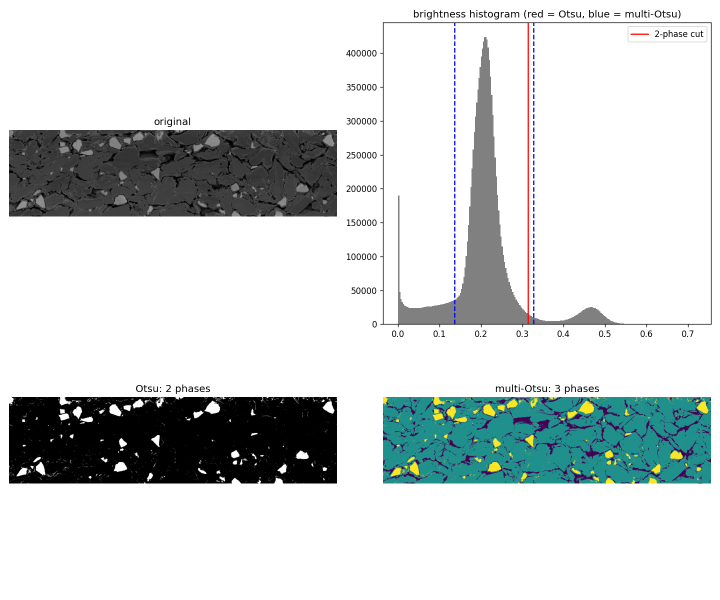
#> input picture OtsuComparision/img_3806gxp0_BSE_otsu.png, 1440 x 1200 px (shown at 1/2 size); its folder holds only this picture in this run
$ python -i common.py   (imports and definitions only)
#> lines starting #> are read from the running program, lines starting #| are printed output that depends on the picture; after the words box and inside, x2 and y2 are one past the last pixel; in counts of white or black regions, pixels touching at a corner belong together
"""Shared constants, IO, label generation and features for model_retrain.

Labels are produced by the SAME 3-class multi-Otsu segmentation as qc_real.py
(the team's existing rule-based pipeline). Accuracy of the learned model
therefore measures AGREEMENT WITH multi-Otsu + morphology cleanup, not
correctness against a human-labelled ground truth. This is stated
prominently in every output.

Assumption (carried from earlier tasks): bright BSE particles are ASSUMED
silicon-based and the grey bulk is ASSUMED graphite, from image appearance
only.
"""
from __future__ import annotations

import json
import os
from pathlib import Path

import numpy as np
import tifffile
from skimage import filters, morphology

# ------------------------------------------------------------------ settings
SEED = 20241003
RNG_SEED = SEED
SIGMA = 1.5                 # smoothing before thresholding (qc_real.py)
MIN_BRIGHT_PX = 150         # bright specks below this are dropped (qc_real.py)
N_TEST_IMAGES_PER_BATCH = {"Batch_1": 2, "Batch_2": 2, "Batch_3": 3}
N_FOLDS = 5
TRAIN_PX_PER_TILE = 30_000          # random pixel subsample for fitting
VAL_PX_PER_TILE = 50_000            # random pixel subsample for fold metrics
DETECTORS = ("BSE", "Inlens", "ETD")  # ETD falls back to SE when absent
CLASS_NAMES = ("pore", "bulk", "bright")
CLASS_IDS = (0, 1, 2)

DATA_ROOT = Path(__file__).resolve().parent.parent / "Hackathon-Polaron"
OUT_DIR = Path(__file__).resolve().parent
TILES_DIR = OUT_DIR / "tiles"
ART_DIR = OUT_DIR / "artifacts"
FIG_DIR = OUT_DIR / "figures"

BATCHES = ("Batch_1", "Batch_2", "Batch_3")
# outlier images from earlier tasks: kept in the data (per spec, tiles of an
# image stay together) but flagged everywhere they appear.
OUTLIER_IDS = {"4ih2ggld", "5n1q8atc"}


# ------------------------------------------------------------------ data IO
# [23 lines left out: functions list_locations, load_gray, not called in this run]


def normalize(img):
    """1st-99.5th percentile normalization to [0,1] (qc_real.py)."""
    lo, hi = np.percentile(img, [1, 99.5])
    return np.clip((img - lo) / (hi - lo + 1e-12), 0, 1).astype(np.float32)


# ------------------------------------------------------------------ labels
def segment_labels(gray):
    """Faithful copy of qc_real.py:segment() -> labels 0 pore, 1 bulk, 2 bright.

    Pore threshold = lower cut of 3-class multi-Otsu; bright = upper cut,
    opening disk r=2, remove objects < MIN_BRIGHT_PX. No pore cleaning in the
    label itself (same as qc_real.py). Identical settings for every image.
    """
    s = filters.gaussian(normalize(gray), sigma=SIGMA)
    t_dark, t_bright = filters.threshold_multiotsu(s, classes=3)
    bright = s > t_bright
    bright = morphology.binary_opening(bright, morphology.disk(2))
    bright = morphology.remove_small_objects(bright, MIN_BRIGHT_PX)
    labels = np.ones(s.shape, dtype=np.uint8)
    labels[s < t_dark] = 0
    labels[bright] = 2
    return labels


# ------------------------------------------------------------------ features
FEATURE_NAMES = (
    "bse",           # normalized raw grey
    "bse_s1_5",      # gaussian sigma=1.5 (the value the thresholds act on)
    "bse_s4",        # gaussian sigma=4
    "bse_s12",       # gaussian sigma=12 (local background level)
    "bse_rel",       # bse_s1_5 - bse_s12 (brightness relative to surroundings)
    "grad_s1_5",     # gradient magnitude of bse_s1_5 (edges)
    "std_r7",        # local std in radius-7 disk (texture)
    "std_r25",       # local std in radius-25 disk (larger-scale texture)
    "min_r15",       # local min radius-15 (dark-core indicator)
    "max_r15",       # local max radius-15 (bright-core indicator)
    "inl_s1_5",      # Inlens channel, smoothed (topographic contrast)
    "etd_s1_5",      # ETD/SE channel, smoothed (surface contrast)
)


# [139 lines left out: functions tile_features, make_splits, leakage_assert, per_class_metrics, majority_baseline, get_splits and 1 more, not called in this run]

>>> import cv2
>>> picture = cv2.imread('../OtsuComparision/img_3806gxp0_BSE_otsu.png', cv2.IMREAD_GRAYSCALE)
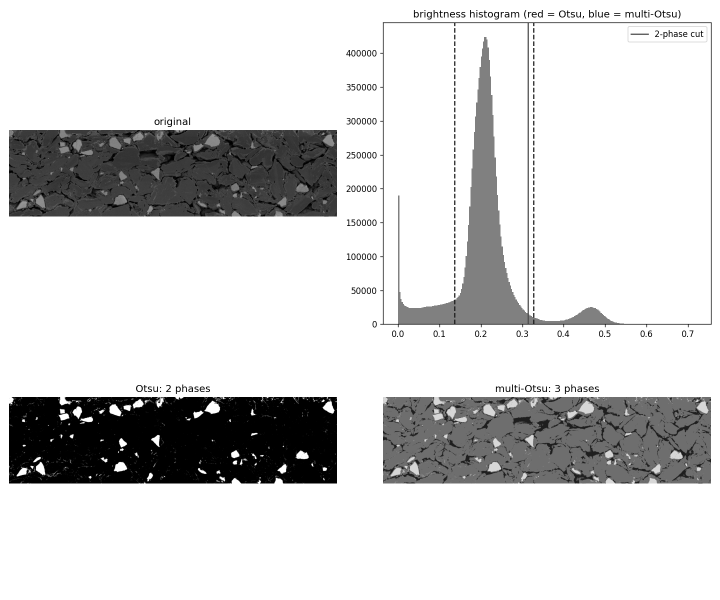
#> picture: shape (1200, 1440) (shown at 1/2 size); min 0, max 255, mean 211.9
>>> result = segment_labels(picture)
#> in normalize, `lo, hi = np.percentile(img, [1, 99.5])`: lo = 0; hi = 255
#> in segment_labels, `t_dark, t_bright = filters.threshold_multiotsu(s, classes=3)`: t_dark = 0.299; t_bright = 0.732
#> in segment_labels, `bright = s > t_bright`:
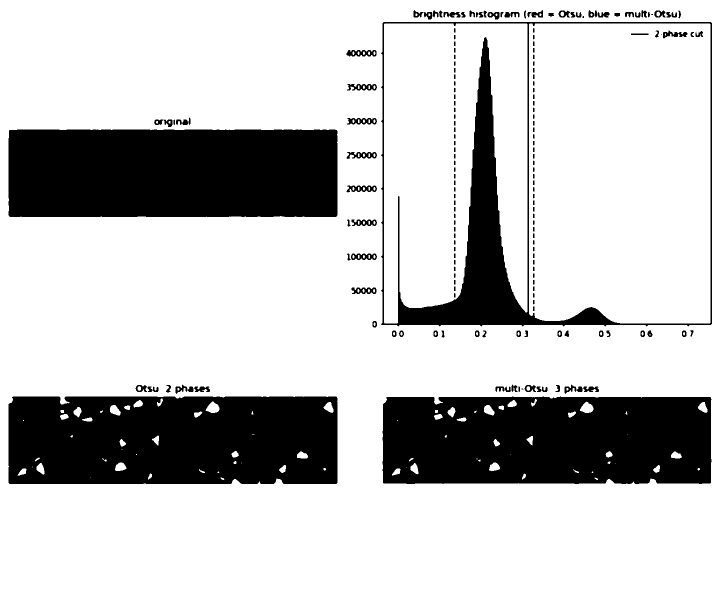
#> bright: shape (1200, 1440) bool (shown at 1/2 size); 76.9% white; 179 black regions (4 under 20 px), largest, box (x1, y1, x2, y2) and area: (17, 259, 675, 434) 114818, (17, 793, 675, 968) 110714, (765, 793, 1423, 968) 109521
#> in segment_labels, `bright = morphology.binary_opening(bright, morphology.disk(2))`:
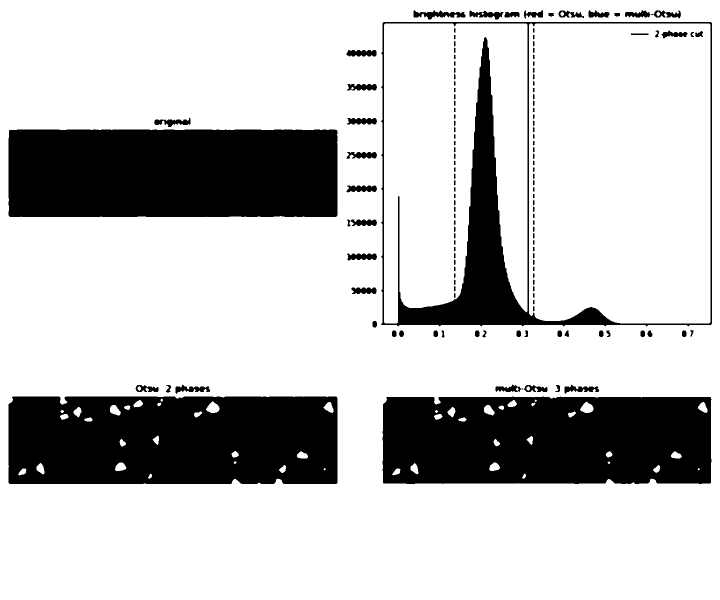
#> bright: shape (1200, 1440) bool (shown at 1/2 size); 76.7% white; 138 black regions (2 under 20 px), largest, box (x1, y1, x2, y2) and area: (17, 259, 675, 434) 114818, (17, 793, 675, 968) 111072, (765, 793, 1423, 968) 109839
#> in segment_labels, `bright = morphology.remove_small_objects(bright, MIN_BRIGHT_PX)`:
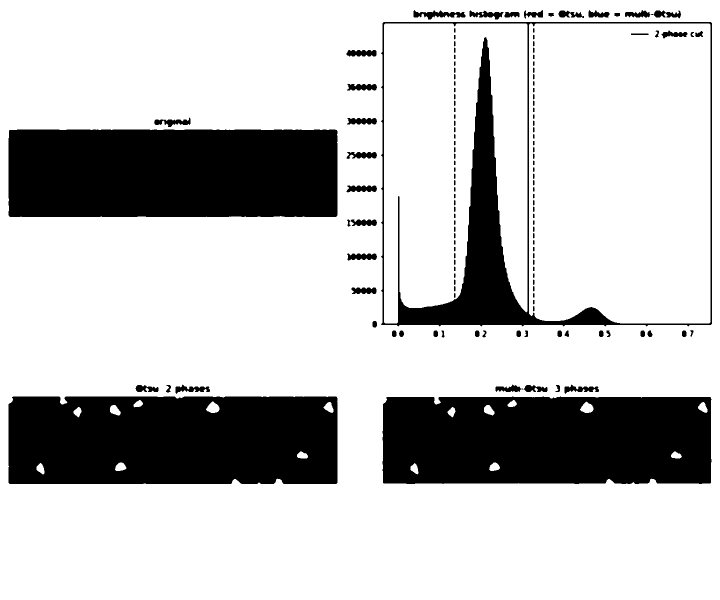
#> bright: shape (1200, 1440) bool (shown at 1/2 size); 76.6% white; 138 black regions (2 under 20 px), largest, box (x1, y1, x2, y2) and area: (17, 259, 675, 434) 114818, (17, 793, 675, 968) 112367, (765, 793, 1423, 968) 111047
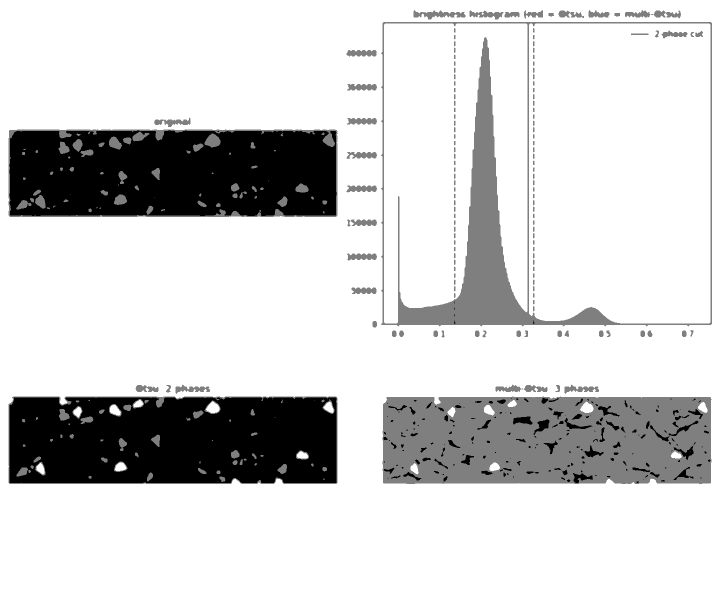
#> result: shape (1200, 1440) (shown at 1/2 size); min 0, max 2, mean 1.64; drawn with min black and max white

$ run again, on OtsuComparision/img_4ih2ggld_BSE_otsu.png
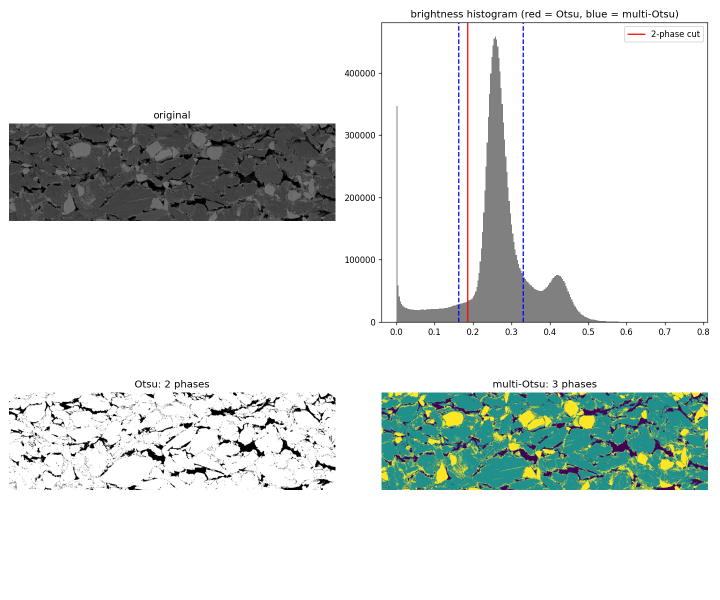
#> input picture OtsuComparision/img_4ih2ggld_BSE_otsu.png, 1440 x 1200 px (shown at 1/2 size)
#> lo = 12; hi = 255
#> t_dark = 0.354; t_bright = 0.74
#> in segment_labels, `bright = s > t_bright`:
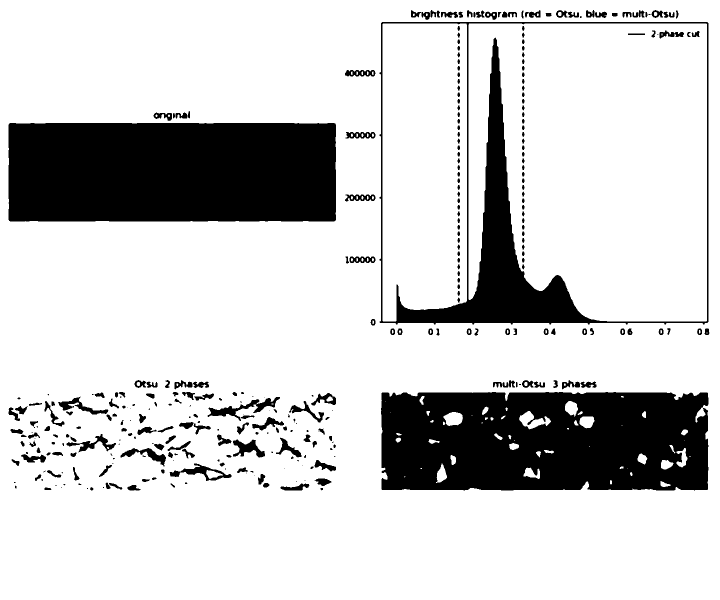
#> bright: shape (1200, 1440) bool (shown at 1/2 size); 80.8% white; 334 black regions (75 under 20 px), largest, box (x1, y1, x2, y2) and area: (17, 246, 672, 443) 128674, (762, 784, 1417, 981) 118832, (759, 44, 1417, 649) 50144
#> `result = segment_labels(picture)`:
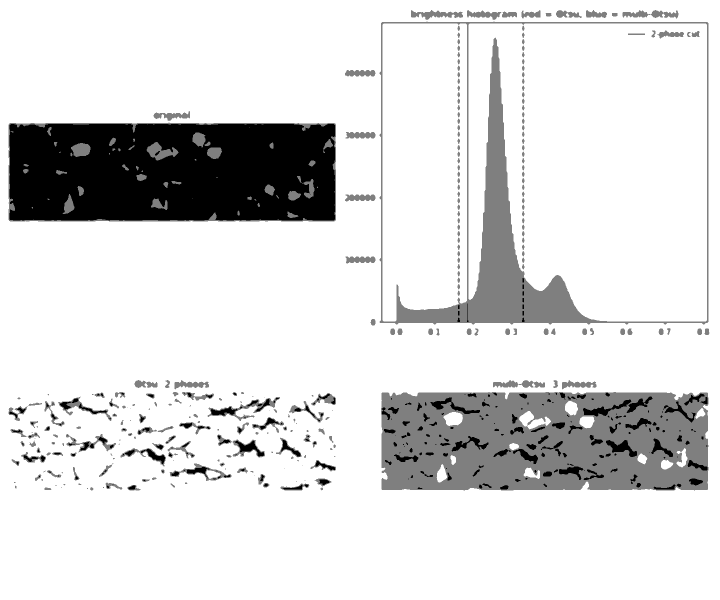
#> result: shape (1200, 1440) (shown at 1/2 size); min 0, max 2, mean 1.72; drawn with min black and max white

$ run again, on OtsuComparision/img_xgj4xftb_BSE_otsu.png
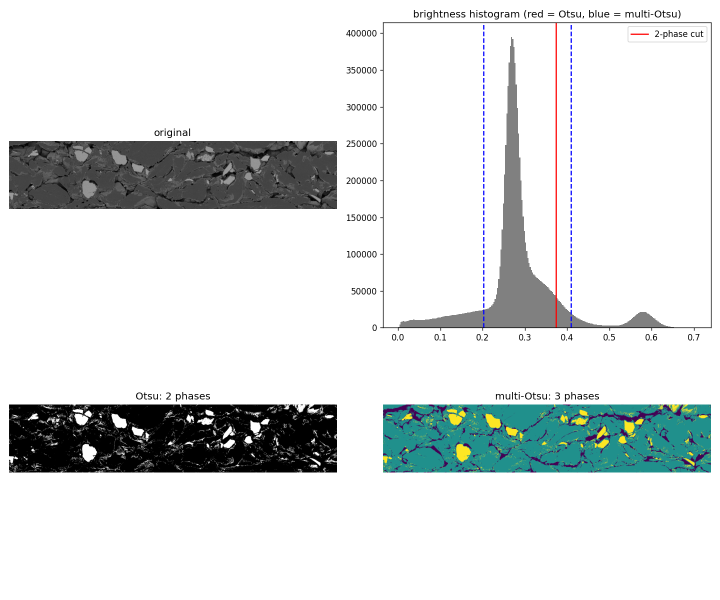
#> input picture OtsuComparision/img_xgj4xftb_BSE_otsu.png, 1440 x 1200 px (shown at 1/2 size)
#> lo = 0; hi = 255
#> t_dark = 0.326; t_bright = 0.74
#> in segment_labels, `bright = s > t_bright`:
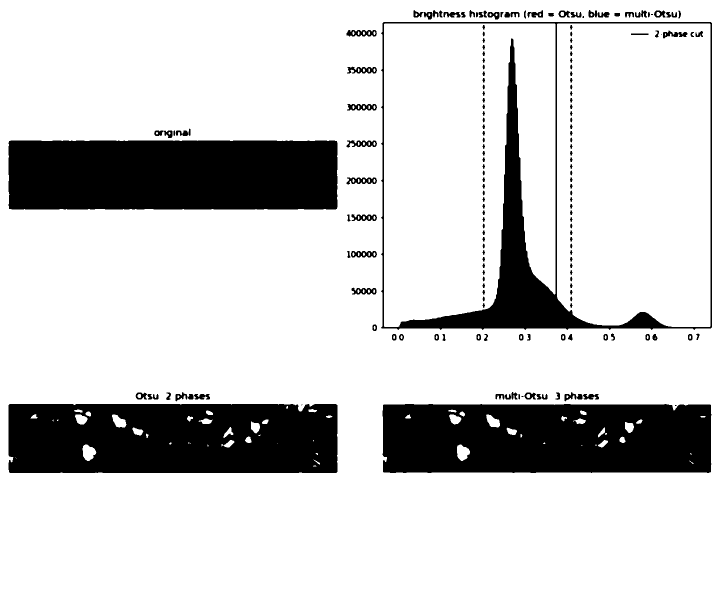
#> bright: shape (1200, 1440) bool (shown at 1/2 size); 81.3% white; 179 black regions (6 under 20 px), largest, box (x1, y1, x2, y2) and area: (17, 281, 675, 419) 90455, (17, 808, 675, 946) 86972, (765, 808, 1423, 946) 86184
#> `result = segment_labels(picture)`:
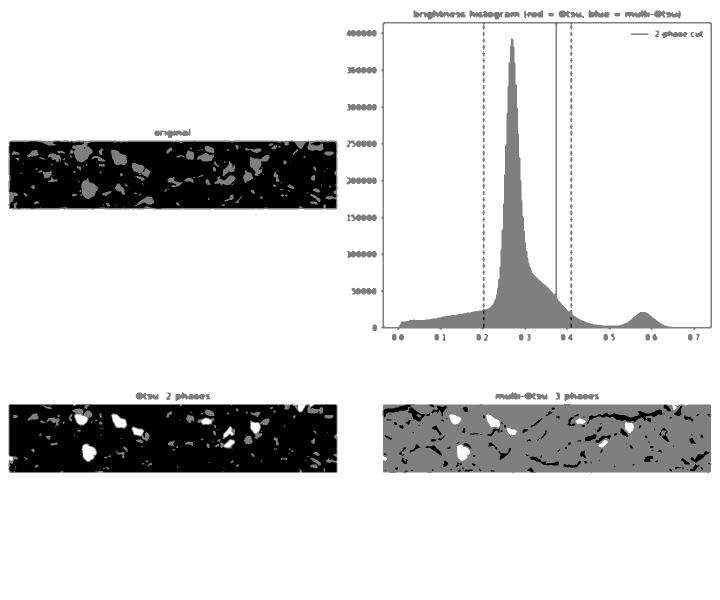
#> result: shape (1200, 1440) (shown at 1/2 size); min 0, max 2, mean 1.72; drawn with min black and max white
